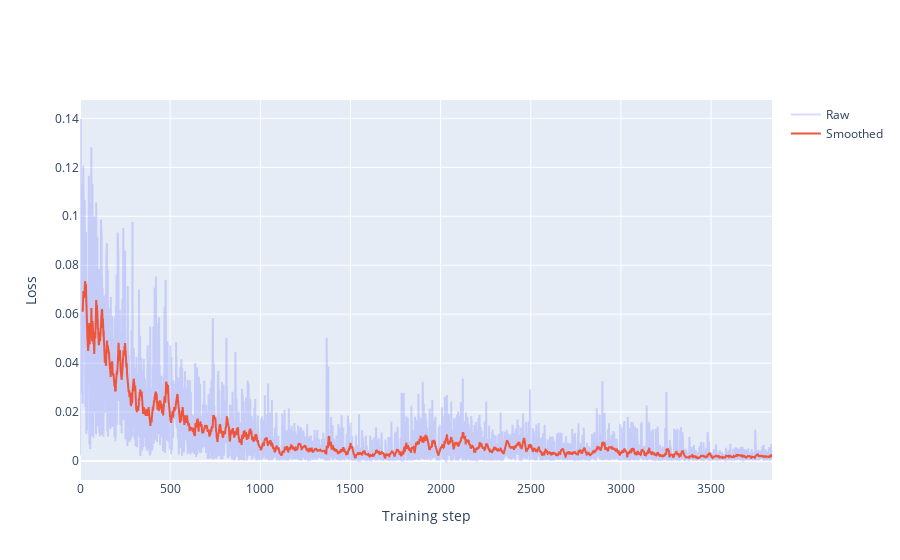

Notebook cell for this chart:
### Code cell
experiment.training_plot(trader.agent)

### Figure 1 — Plotly figure (JSON) as saved in the notebook; plotly's stock layout.template omitted (floating-point values rounded to 4 significant figures; data arrays with more than 128 entries replaced by an {"elided": "..."} marker saying what was removed)
{"data": [{"name": "Raw", "opacity": 0.25, "type": "scatter", "y": {"elided": "3839 float values"}}, {"name": "Smoothed", "type": "scatter", "y": {"elided": "3839 float values"}}], "layout": {"xaxis": {"title": {"text": "Training step"}}, "yaxis": {"title": {"text": "Loss"}}}}
